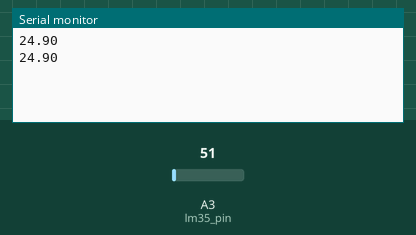
Recording of a sketch running on a simulated Arduino Uno, built with avr-gcc and run on an emulated ATmega328P. Parts: the last lines printed to the serial monitor. The test bench sets the inputs (shaded band); at power-on: A3 (lm35_pin) = 51.

Above: at 1.8 s.
1.9 s: A3 (lm35_pin) set to 61
At 2.8 s:
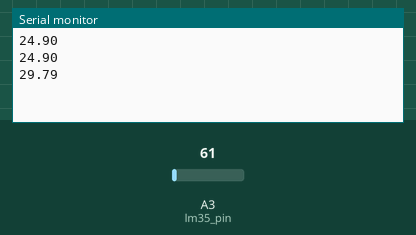
3.4 s: A3 (lm35_pin) set to 71
At 4.8 s:
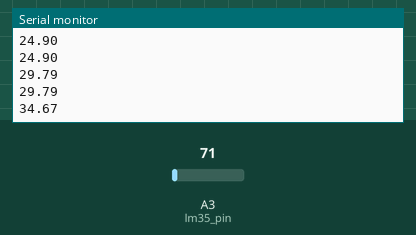
Timing chart, 0 to 6.4 s (numbered marks = the images above; inputs shaded):
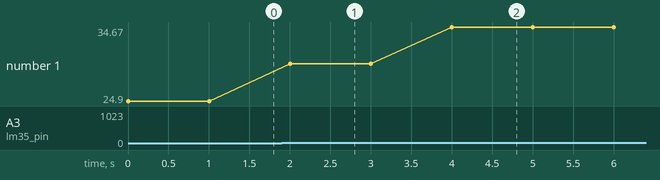

The sketch:

Temp_logger.ino
```cpp
const int lm35_pin = A3;  // Pin connected to the LM35 sensor
int temp_adc_val;         // Raw ADC value
float temp_val;           // Temperature in °C

void setup() {
  Serial.begin(9600);  // Initialize serial communication at 9600 baud
}

void loop() {
  temp_adc_val = analogRead(lm35_pin);             // Read the ADC value from the LM35 pin
  float voltage = temp_adc_val * (5.0 / 1024.0);   // Convert ADC value to voltage
  temp_val = voltage * 100.0;                      // Convert voltage to temperature (10mV/°C)

  // Print temperature to Serial Monitor
  Serial.println(temp_val);


  delay(1000);  // Wait for 1 second
}
```

Measured:
- after the input at 1.9 s, the serial monitor: prints a new line after 0.10 s (image 1)
- after the input at 3.4 s, the serial monitor: prints a new line after 0.60 s (image 2)
- plotted number 1: 24.9 → 29.79 after the input at 1.9 s, 29.79 → 34.67 after the input at 3.4 s
